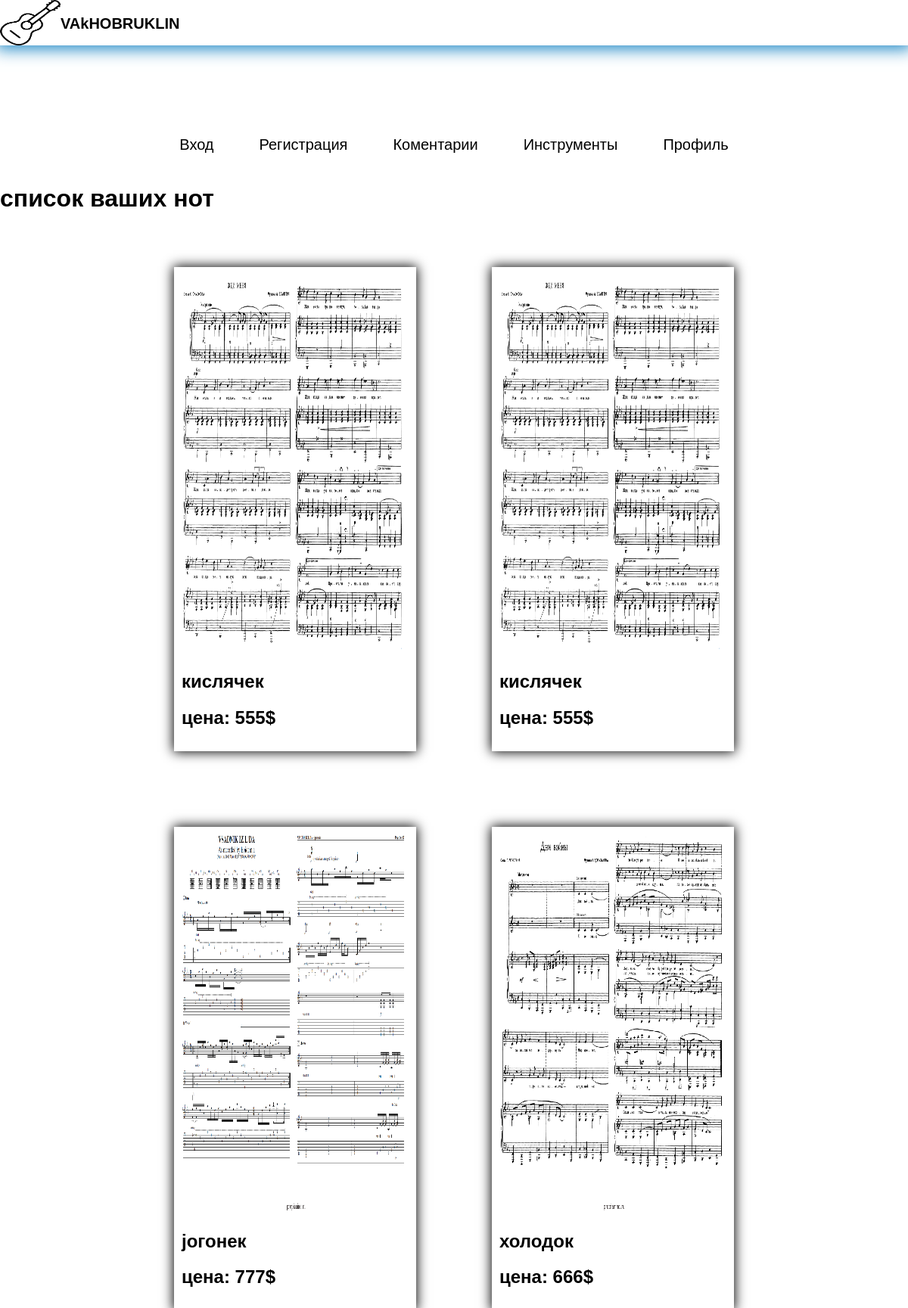
/pages/mynots.php (signed in), run on the app's committed database.
### tables this page shows
CREATE TABLE `workoutnot` (
  `id` int NOT NULL,
  `first_nameee` varchar(50) NOT NULL,
  `not_id` int NOT NULL
);

CREATE TABLE `nots` (
  `id` int NOT NULL,
  `first_namu` varchar(50) NOT NULL,
  `img` varchar(50) NOT NULL,
  `cost` int NOT NULL
);

### pages/mynots.php (the view, shortened to what this page needs)
<?php include("header.php");
require('bd_connect/db.php');
include("bd_connect/auth_session.php"); ?>
<h1>список ваших нот</h1>
<?php
$sql3 = "SELECT workoutnot.id,workoutnot.first_nameee,first_namu,img,cost FROM workoutnot inner join nots on workoutnot.not_id = nots.id";
$result = $con->query($sql3);
for($data = []; $row = mysqli_fetch_assoc($result); $data[]=$row)
{
}
?>
<div class="popular-row">
<?php foreach($data as $elem)  {
if($_SESSION['user_name_us'] == $elem['first_nameee']){
echo '
<div class="popular-card">
<img src="../img/nots/'.$elem['img'].'" alt="" class="imgbooks">
        <h2>'.$elem['first_namu'].'</h2>
        <h2>цена: '.$elem['cost'].'$</h2>';
        echo ' </div>';  }
} ?>
</div>

### style/style.css (style rules this page uses)
body { margin: 0; padding: 0; font-family: sans-serif ; }
.popular-row { width: 100%; margin: 0 auto; display: flex; align-items: center; flex-wrap: wrap; justify-content: center; align-content: flex-start; }
.popular-card { margin: 50px; padding: 10px; width: 300px; height:auto; text-align: left; box-shadow:0px 0px 15px 1px black; }
.imgbooks { width: 300px; height: 500px; }

### data on the page
workoutnot: not.img (picture), not.first_namu "кислячек", not.cost "555"
workoutnot: not.img (picture), not.first_namu "кислячек", not.cost "555"
workoutnot: not.img (picture), not.first_namu "jогонек", not.cost "777"
workoutnot: not.img (picture), not.first_namu "холодок", not.cost "666"
